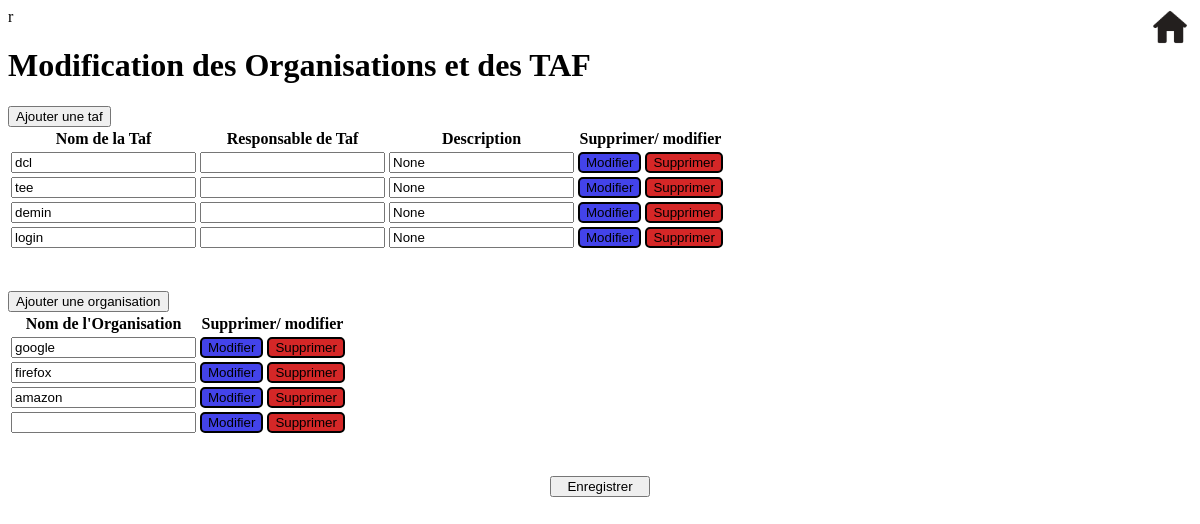
The app's page /modification_taf_organisation, older data.
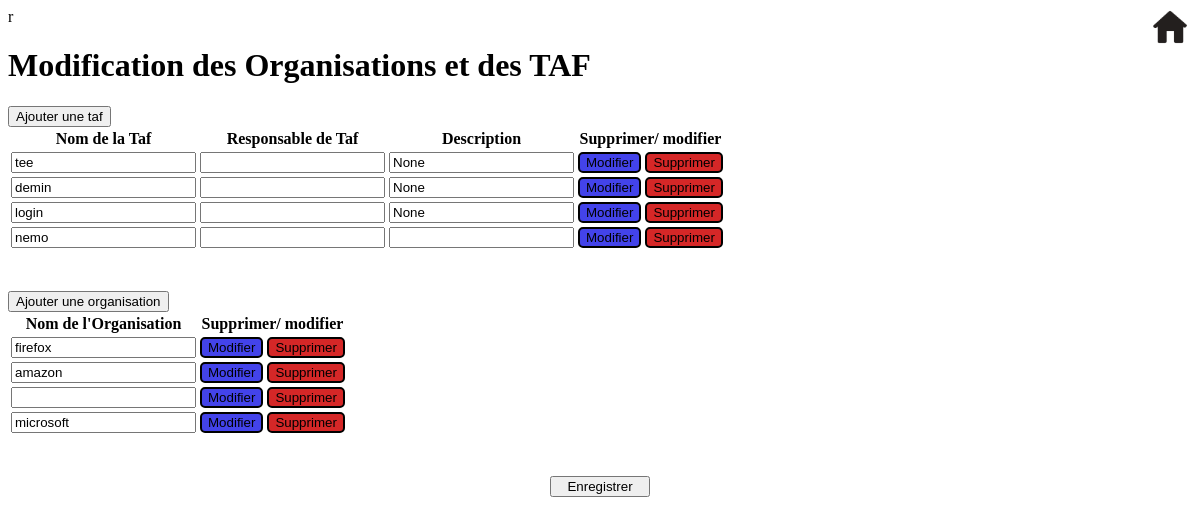
The same page, newer data.
### database/models.py (models this page shows)
class TAF(db.Model):
    id=db.Column(db.Integer, primary_key=True)
    name=db.Column(db.String(50))
    respo_id = db.Column(db.Integer, db.ForeignKey('person.id'))
    respo = db.relationship('Person', backref='responsable_id')
    description= db.Column(db.String(50))

class Organisation(db.Model):
    id=db.Column(db.Integer, primary_key=True)
    entreprise=db.Column(db.String(50))

### app.py (the view)
@app.route('/modification_taf_organisation',methods=['GET','POST'])
def modification_taf_organisation():
    people, pfes, all_tafs, organisations, positions = action_base_donnee()
    return flask.render_template("modification_taft_organisation.html.jinja2",tafs=all_tafs,organisations=organisations)

### app.py (called while the page is built)
def action_base_donnee():
    people = Person.query.all()
    pfes = PFE.query.all()
    all_tafs = TAF.query.all()
    organisations = Organisation.query.all()
    positions = Position.query.all()
    return people, pfes, all_tafs, organisations, positions

### templates/modification_taft_organisation.html.jinja2 (shortened to what this page needs)
<html>
<head>
<link rel="stylesheet" href="{{ url_for("static",filename="css/modification_taft_organisation.css") }}">
</head>
<body>
 <a href={{  "/tableau_de_bord?admin=admin" }}> <img id="logo_maison" src="{{ url_for("static",filename="img/maison.png") }}"> </a>r
<h1> Modification des Organisations et des TAF</h1>
<form action="/modification_taf_organisation/resultat" method="post">
<button onclick="ajout_taf()"  type="button">Ajouter une taf</button>
<table id="tableau_des_tafs">
  <thead>
    <tr>
      <th>Nom de la Taf</th>
      <th>Responsable de Taf</th>
      <th>Description</th>
        <th>Supprimer/ modifier</th>
    </tr>
  </thead>
  <tbody id="tbody_taf">
      {% for taf in tafs %}
    <tr class="taf">
      <td>
          <input type="text" id="name" name="{{ taf.name }}" value="{{ taf.name }}">
      </td>
      <td>
          <input type="text" id="responsable" name="{{ taf.name+"_responsable" }}" value="{{ taf.responsable }}">
      </td>
      <td>
          <input type="text" id="description" name="{{ taf.name+"_description" }}" value="{{ taf.description }}">
      </td>
        <td> <button type="button" onclick="edit_one_taf_or_organisation(event.target.parentElement.parentElement)" class="modifier">Modifier</button>
            <button onclick="supprimer_taf_ou_organisation(event.target.parentElement.parentElement)" type="button" class="supprimer" >Supprimer</button></td>
    </tr>
  {% endfor %}
  </tbody>
</table>
<button type="button" onclick="ajout_organisation()" >Ajouter une organisation</button>
<table id="tableau_des_organisations">
  <thead>
    <tr>
      <th>Nom de l'Organisation</th>
        <th>Supprimer/ modifier</th>
    </tr>
  </thead>
  <tbody id="tbody_organisation">
      {% for organisation in organisations %}
    <tr class="organisation">
      <td><input type="text" id="entreprise" name="{{ organisation}}" value="{{ organisation.entreprise }}">
      </td>
        <td> <button type="button" onclick="edit_one_taf_or_organisation(event.target.parentElement.parentElement)" class="modifier">Modifier</button>
            <button type="button" onclick="supprimer_taf_ou_organisation(event.target.parentElement.parentElement)" class="supprimer">Supprimer</button></td>
    </tr>
    {% endfor %}
  </tbody>
</table>
<button type="submit" id="enregistrer"> Enregistrer </button>
</form>
</body>
</html>

Row changes from the older to the newer data that the page shows:
removed TAF: name "dcl", description "None"
removed Organisation: entreprise "google"
added TAF: name "nemo"
added Organisation: entreprise "microsoft"
